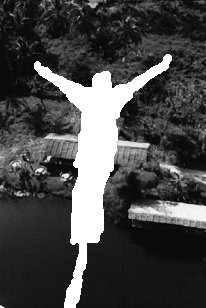
%> input picture 图像修复/ciminisi/New Folder (2)/bungee1.png, 206 x 308 px
$ octave criminisi.m   (GNU Octave 9; MATLAB toolbox functions it lacks are replaced by stand-ins)
%> lines starting %> are read from the running program, lines starting %| are printed output that depends on the picture; in (x1, y1, x2, y2) boxes, pixels count from 0 and x2, y2 are one past the last pixel; in counts of white or black regions, pixels touching at a corner belong together; the program's own positions count from 1
clear
clc
close
tic;
fillImg = imread('bungee1.png');
%> fillImg is the input picture: size 308x206 uint8; min 0, max 255, mean 72.2
%imshow(fillImg)
% fillImg = imread('LENA256.bmp');

%fillImg= rgb2gray(fillImg);
fillRegion = fillImg == 255;%fillRegion为待修复点为1，已存在点为0
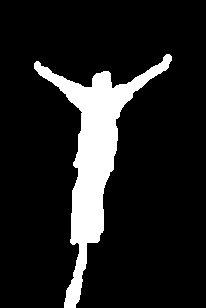
%> fillRegion: size 308x206 logical; 12.6% white; 1 white region, box (x1, y1, x2, y2) and area: (34, 54, 172, 308) 7996
fillImg = double(fillImg);
%> fillImg: size 308x206 double
origImg = fillImg;%都是待修复图像
s = size(fillImg);
%> s = [308 206]
ind = reshape(1:s(1)*s(2),s(1),s(2));%找出各点的在从列中得到的坐标
sz = [size(fillImg,1) size(fillImg,2)];
%> sz = [308 206]
sourceRegion = ~fillRegion;%待修复点为0，已存在点为1；

% Initialize isophote values
[Ix, Iy] = gradient(fillImg);%[Fx,Fy]=gradient(F)，其中Fx为其水平方向上的梯度，
%Fy为其垂直方向上的梯度，Fx的第一列元素为原矩阵第二列与第一列元素之差，Fx的第二列元素为原矩阵第三列与第一列元素之差除以2，以此类推：Fx(i,j)=(F(i,j+1)-F(i,j-1))/2。最后一列则为最后两列之差。同理，可以得到Fy。
Ix = Ix ./ (255*sqrt(Ix.^2 + Iy.^2));
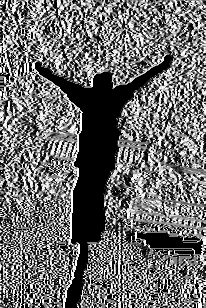
%> Ix: size 308x206 double; 14.34% of the values are NaN or infinite; the others: min -0.00392, max 0.00392, mean -3.56e-05; drawn with min black, max white, NaN and infinite black
Ix(~isfinite(Ix))=0;%判断./数组的元素是否是有界的（即不是inf）
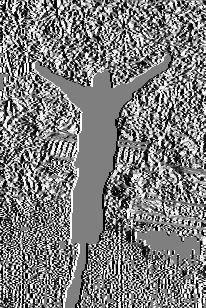
%> Ix: size 308x206 double; 14.34% of pixels changed, all inside (x1, y1, x2, y2) = (0, 2, 206, 308); drawn with min black and max white
Iy = Iy ./ (255*sqrt(Ix.^2 + Iy.^2));
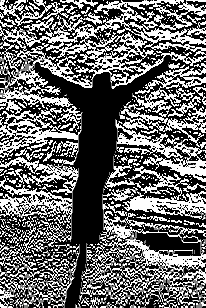
%> Iy: size 308x206 double; 14.34% of the values are NaN or infinite; the others: min -0.00392, max 0.00392, mean -9.91e-05; drawn with min black, max white, NaN and infinite black
Iy(~isfinite(Iy))=0;
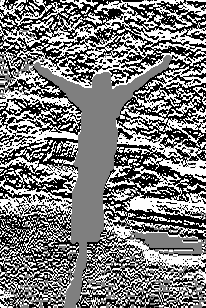
%> Iy: size 308x206 double; 14.34% of pixels changed, all inside (x1, y1, x2, y2) = (0, 2, 206, 308); drawn with min black and max white
temp = Ix; Ix = -Iy; Iy = temp; % Rotate gradient 90 degrees（等照度线方向）
%> after `Ix = -Iy`:
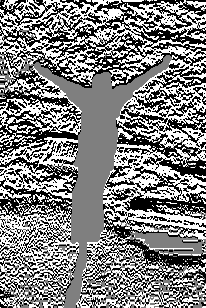
%> Ix: size 308x206 double; min -0.00392, max 0.00392, mean 8.49e-05; drawn with min black and max white

% Initialize confidence and data terms（初始化置信项和数据项）
C = double(sourceRegion);%待修复点为0，已存在点为1；
D = repmat(-.1,sz);


% Seed 'rand' for reproducible results (good for testing)
rand('state',0);%以后产生的随机数都与第一次运行产生的相同

% Loop until entire fill region has been covered
while any(fillRegion(:))
    % Find contour & normalized gradients of fill region
    dR = find(conv2(double(fillRegion),[1,1,1;1,-8,1;1,1,1],'same')>0);%进行卷积以找到边界，dR为一组列向量，表示边界坐标

    [Nx, Ny] = gradient(C);
    N = [Nx(dR(:)), Ny(dR(:))];%找出边界点的梯度，在二值图像中梯度等于法线方向
%> (the run ends here)
